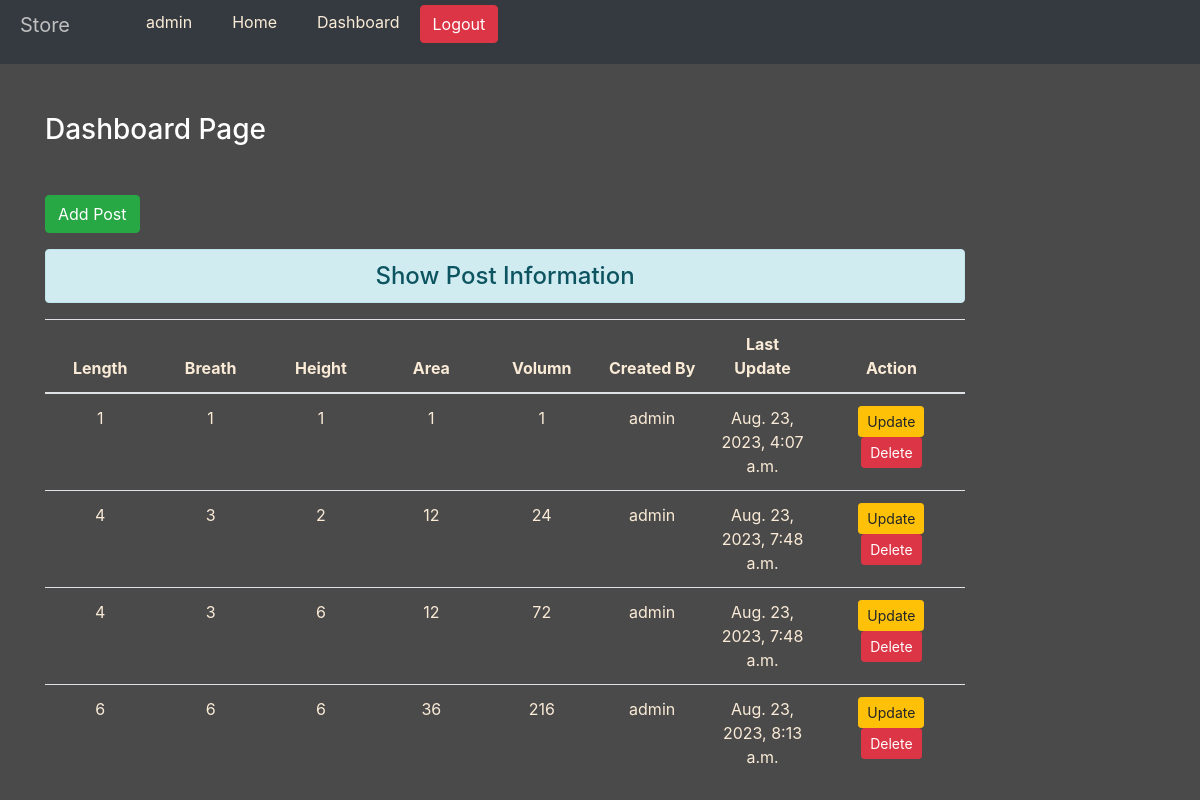
The page /dashboard/ (signed in) on the database its author committed.
### Inventory/models.py (models this page shows)
class box(models.Model):
	length = models.IntegerField(validators=[MaxValueValidator(10),MinValueValidator(1)])
	breadth = models.IntegerField(validators=[MaxValueValidator(10),MinValueValidator(1)])
	height = models.IntegerField(validators=[MaxValueValidator(10),MinValueValidator(1)])
	creator = models.ForeignKey(User, on_delete=models.CASCADE)
	last_update = models.DateTimeField(auto_now=True)
	@property
	def area(self):
		return self.length*self.breadth
	@property
	def volume(self):
		return self.length*self.breadth*self.height

### Inventory/views.py (the view)
# urls.py: path('dashboard/', views.dashboard, name="dashboard"),
def dashboard(request):
    if request.user.is_authenticated:
        username=request.user
        posts= box.objects.filter(creator=request.user)
        return render(request, 'interface/dashboard.html',{'posts':posts,'user':username })
    else:
        return HttpResponseRedirect('/login/')

### Inventory/templates/interface/dashboard.html (shortened to what this page needs)
{% extends 'interface/base.html' %}
{% load static %}
{% block content %}
	<div class="col-sm-10">
		<h3 class="text-white my-5"> Dashboard Page</h3>
		{% if request.user.is_staff %}
		<h3><a href="{% url 'addpost' %}" class="btn btn-success">Add Post</a></h3>
		{% endif %}
		<h4 class="text-center alert alert-info mt-3">Show Post Information</h4>
		{% if posts %}
			<table class="table table-hover bg-dak">
				<thead>
					<tr class="text-center">
						<th scope="col" style="width: 12%;">Length</th>
						<th scope="col" style="width: 12%;">Breath</th>
						<th scope="col" style="width: 12%;">Height</th>
						<th scope="col" style="width: 12%;">Area</th>
						<th scope="col" style="width: 12%;">Volumn</th>
						{% if request.user.is_staff %}
							<th scope="col" style="width: 12%;">Created By</th>
							<th scope="col" style="width: 12%;">Last Update</th>
							<th scope="col" style="width: 16%;">Action</th>
						{% else %}
							<br>
						{% endif %}
					</tr>
				</thead>
				<tbody>
					{% for ps in posts %}
						<tr class="text-center">
							<td>{{ps.length}}</td>
							<td>{{ps.breadth}}</td>
							<td>{{ps.height}}</td>
							<td>{{ps.area}}</td>
							<td>{{ps.volume}}</td>
							{% if request.user.is_staff %}
								<td>{{ps.creator}}</td>
								<td>{{ps.last_update}}</td>
								<td class="text-center">
									<a href="{% url 'updatepost' ps.id %}" class="btn btn-warning btn-sm">Update</a>
									<form action="{% url 'deletepost' ps.id %}" method="POST" class="d-inline">
										<input type="submit" class="btn btn-danger btn-sm" value="Delete">
									</form>
								</td>
							{% else %}
								<br>
							{% endif %}
						</tr>
					{% endfor %}
				</tbody>
			</table>
		{% else %}
			<h4 class="text-center alert alert-warning">NO Records</h4>
		{% endif %}
	</div>
{% endblock content %}

### Inventory/templates/interface/navbar.html (shortened to what this page needs)
<nav>
			<a href="/" class="navbar-brand" style="color: silver;">Store</a>
			<ul>
				<li class="nav-link">{{user}}</li>
				<li><a href="/" class="nav-link">Home</a></li>
				{% if request.user.is_authenticated %}
					{% if request.user.is_staff %}
						<li><a href="{% url 'dashboard' %}" class="nav-link okey">Dashboard</a></li>
					{% endif %}
					<li><a href="{% url 'logout' %}" class="right btn btn-danger " style="">Logout</a></li>
				{% else %}
					<li><a href="{% url 'login' %}" class="nav-link">Login</a></li>
					<li><a href="{% url 'signup' %}" class="nav-link ">Signup</a></li>
				{% endif %}
			</ul>
	</nav>

### Inventory/static/interface/css/base.css (style rules this page uses)
body { background-color: rgb(75, 74, 74); color: antiquewhite; }

### Inventory/templates/interface/navbar.html (style rules this page uses)
nav { margin: 0px; padding: 5px; display: flex; }
nav li { float: left; list-style-type: None; }
.nav-link { color: antiquewhite; text-align: top; padding: 0px 20px; margin-top: 5px; }

### rows shown on the page
box: length "1", breadth "1", height "1", area "1", volume "1", creator "admin", last_update "Aug. 23, 2023, 4:07 a.m."
box: length "4", breadth "3", height "2", area "12", volume "24", creator "admin", last_update "Aug. 23, 2023, 7:48 a.m."
box: length "4", breadth "3", height "6", area "12", volume "72", creator "admin", last_update "Aug. 23, 2023, 7:48 a.m."
box: length "6", breadth "6", height "6", area "36", volume "216", creator "admin", last_update "Aug. 23, 2023, 8:13 a.m."

### other values the page prints
{{ user }} "admin"
